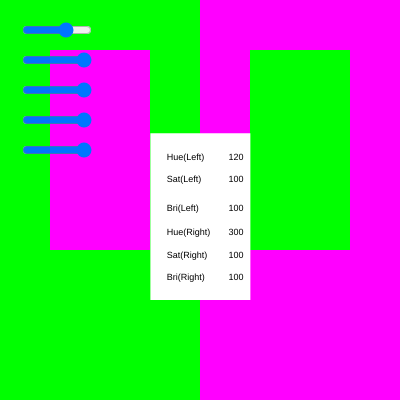
Frame 1 (no input)
Frame 60 (no input): identical to frame 1, image omitted
Frame 120 (the mouse pressed at the canvas centre since frame 60): identical to frame 1, image omitted

The p5.js sketch that drew this single still picture (run headless with seeded random() and noise() and a simulated clock; from frame 60 on, the mouse is pressed at the canvas centre):

// p5.js sketch
// ── sketch.js
///
/// Albers contrast squares
/// by Evan Raskob <e.raskob@gold.ac.uk>
//
/// - Demonstrating using HSB colour mode in p5js.
/// - Learning about saturation, lightness and hue using
///     background contrast.


// Colours for right square, left square, and 
// centre square that sits in both.
// NOTE: these are of object type p5.Color

let leftColor, rightColor, centreColor;
let hSlider, sSlider, bSlider, asSlider, abSlider;


function setup() {
  createCanvas(400, 400);

  
  // Slider Controls
  hSlider = createSlider(0, 180, 120);
  hSlider.position(20, 20);
  hSlider.style('width', '70px');
  sSlider = createSlider(0, 100, 100);
  sSlider.position(20, 50);
  sSlider.style('width', '70px');
  bSlider = createSlider(0, 100, 100);
  bSlider.position(20, 80);
  bSlider.style('width', '70px');
  
  asSlider = createSlider(0, 100, 100);
  asSlider.position(20, 110);
  asSlider.style('width', '70px');
  abSlider = createSlider(0, 100, 100);
  abSlider.position(20, 140);
  abSlider.style('width', '70px');


  // We can use HSB mode as follows 
  // from (https://p5js.org/reference/#/p5/colorMode):
  // Setting colorMode(HSB) lets you use the HSB system instead.
  // By default, this is colorMode(HSB, 360, 100, 100, 1). 
  // You can also use HSL instead of HSB.

  colorMode(HSB);

  // set this to something fun. 0 is red.

  // Offset for right square colour: some fraction of 
  // a circle. 180 is opposite color, 360 goes back to the same 
  // colour (360 rotation)


  /// ----------EXERCISE FOR YOU TO DO---------------------------
  /// Try changing this to change the centre squares until
  /// they both look like different colours. Find 2 combinations
  /// of colours for outer and centre squares. What parameters
  /// worked best, and why?

 

  /// ----------More advanced------------------------------------
  /// You can add slider GUI (graphical user interface) elements
  /// to help chose colours instead of typing them in.
  /// See: https://p5js.org/examples/dom-slider.html
  /// Create 3 sliders, one for each of hue angle, saturation, and value
  /// that you use in the color(hue, saturation, value) above.
  /// Make sure to use text() or console.log() to print out the values
  /// when you find one you like!
  
  /// ---------Even more advanced-------------------------------- 
  /// Use a button to display or print out or even save values you like:
  /// https://p5js.org/examples/dom-input-and-button.html

  
  ///-----OTHER WAYS TO DO THIS--------------------------------------------------------
  /// There's another way to do this using ES6 syntax...
  /// uncomment the code below to use it.
  /// For this cool trick -- write a string as `my string` and you
  /// can put a variable in it using ${variable}
  /// https://developer.mozilla.org/en-US/docs/Web/JavaScript/Reference/Template_literals
  
  /// hsl color is a string with hue angle (0-360),
  /// saturation (0-100%), value (0-100%)
  
  // leftColor = color(`hsl(${leftHueAngle}, 80%, 80%)`);
  
  // right colour is complimentary (180 degrees away form leftHue)
  //rightColor = color(`hsl(${leftHueAngle+hueAngleOffset}, 80%, 80%)`);
  
  // EXERCISE:
  // try changing this to change the centre squares
  // centreColor = color(`hsl(140, 70%, 60%)`);
  ///-------------------------------------------------------------

}

function draw() {
  background(0);
  
  let hueAngleOffset = 360/2;

  //Sliders
  const h = hSlider.value();
  const s = sSlider.value();
  const b = bSlider.value();

  const as = asSlider.value();
  const ab = abSlider.value();
  
  leftColor = color(h, s, b);
  rightColor = color(h + hueAngleOffset, as, ab);


  noStroke();
  rectMode(CORNER);
  fill(leftColor);
  rect(0,0,width/2,height);
  fill(rightColor);
  rect(width/2,0,width/2,height);  
  
  // Draw a smaller rectangle (of a single colour) in the middle 
  // of both squares and experiment with centreColour (above) 
  // until you find a colour that looks different in both but is
  // actually the same colour. What did you change? Share the value.
    
  fill(rightColor);
  rect(width/8, height/8, width/4, height/2);
  fill(leftColor);
  rect(width/2+width/8, height/8, width/4, height/2);   
  
  fill("white");
  rect(width/2.66, height/3, width/4, height/2.4)
  fill("black")
  textSize(9)
  text('Hue(Left)', width/2.4, height/2.5);
  text('Sat(Left)', width/2.4, height/2.2);
  text('Bri(Left)', width/2.4, height/1.9);
  text('Hue(Right)', width/2.4, height/1.7);
  text('Sat(Right)', width/2.4, height/1.55);
  text('Bri(Right)', width/2.4, height/1.43);
  text(h, width/1.75, height/2.5);
  text(s, width/1.75, height/2.2);
  text(b, width/1.75, height/1.9);
  text(h + 180, width/1.75, height/1.7);
  text(as, width/1.75, height/1.55);
  text(ab, width/1.75, height/1.43);

}

/**The base hue starts at 120 degrees, reminiscent of a Pythagorean triangle.
*Increasing the values of increasing opposites by multiples of 90—90,180, 270.
When I added 90 to the base hue of 120 (green), it produced a 210-degree-hue Azure.
I further added 180 degrees to the base 120, and got a 300-degree-hue Magenta. Upon adding 270 degrees, I got Orange.
It is important to note that the hue runs from 0 to 360 degrees.
I felt like settling on 180 degrees gave the best contrast because of how different red and cyan are. Looking at the color wheel
made me realize that the red and cyan are opposite on it and contrast each other. 180 is also the angle of a straight line between two points.

Brightness and saturation, I feel, did not play much of a part in determining the sliders and the color contrasts.
The reason for this is that the brightness feature begins with black and slowly depletes it until the hue is revealed.
Similarly, the saturation slider works this way, but as the saturation is reduced, the color becomes more white.

*/
